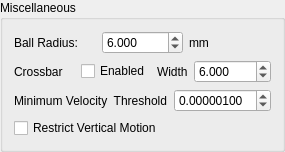
         <widget class="QGroupBox" name="groupBox_8">
          <property name="title">
           <string>Miscellaneous</string>
          </property>
          <layout class="QVBoxLayout" name="verticalLayout_23">
           <item>
            <layout class="QHBoxLayout" name="horizontalLayout_55" stretch="0,0,0">
             <item>
              <widget class="QLabel" name="label_33">
               <property name="text">
                <string>Ball Radius:</string>
               </property>
              </widget>
             </item>
             <item>
              <widget class="QDoubleSpinBox" name="ballRadiusBox">
               <property name="decimals">
                <number>3</number>
               </property>
               <property name="maximum">
                <double>1524.000000000000000</double>
               </property>
               <property name="value">
                <double>6.000000000000000</double>
               </property>
              </widget>
             </item>
             <item>
              <widget class="QLabel" name="label_54">
               <property name="sizePolicy">
                <sizepolicy hsizetype="Preferred" vsizetype="Preferred">
                 <horstretch>0</horstretch>
                 <verstretch>0</verstretch>
                </sizepolicy>
               </property>
               <property name="text">
                <string>mm</string>
               </property>
              </widget>
             </item>
            </layout>
           </item>
           <item>
            <layout class="QHBoxLayout" name="horizontalLayout_28" stretch="0,0,0,0">
             <item>
              <widget class="QLabel" name="label_15">
               <property name="sizePolicy">
                <sizepolicy hsizetype="Expanding" vsizetype="Preferred">
                 <horstretch>0</horstretch>
                 <verstretch>0</verstretch>
                </sizepolicy>
               </property>
               <property name="text">
                <string>Crossbar</string>
               </property>
              </widget>
             </item>
             <item>
              <widget class="QCheckBox" name="crossbarEnabledCheckBox">
               <property name="sizePolicy">
                <sizepolicy hsizetype="MinimumExpanding" vsizetype="Fixed">
                 <horstretch>0</horstretch>
                 <verstretch>0</verstretch>
                </sizepolicy>
               </property>
               <property name="text">
                <string>Enabled</string>
               </property>
              </widget>
             </item>
             <item>
              <widget class="QLabel" name="label_34">
               <property name="sizePolicy">
                <sizepolicy hsizetype="Preferred" vsizetype="Preferred">
                 <horstretch>0</horstretch>
                 <verstretch>0</verstretch>
                </sizepolicy>
               </property>
               <property name="text">
                <string>Width</string>
               </property>
              </widget>
             </item>
             <item>
              <widget class="QDoubleSpinBox" name="crossbarWidthSpinBox">
               <property name="sizePolicy">
                <sizepolicy hsizetype="MinimumExpanding" vsizetype="Fixed">
                 <horstretch>0</horstretch>
                 <verstretch>0</verstretch>
                </sizepolicy>
               </property>
               <property name="decimals">
                <number>3</number>
               </property>
               <property name="maximum">
                <double>1524.000000000000000</double>
               </property>
               <property name="value">
                <double>6.000000000000000</double>
               </property>
              </widget>
             </item>
            </layout>
           </item>
           <item>
            <layout class="QHBoxLayout" name="horizontalLayout_65">
             <item>
              <widget class="QLabel" name="label_35">
               <property name="text">
                <string>Minimum Velocity  Threshold</string>
               </property>
              </widget>
             </item>
             <item>
              <widget class="QDoubleSpinBox" name="minimumVelocityThreshold">
               <property name="toolTip">
                <string>Velocity below this value is treated as 0, i.e., no movement. Use to filter noisy input</string>
               </property>
               <property name="decimals">
                <number>8</number>
               </property>
               <property name="value">
                <double>0.000001000000000</double>
               </property>
              </widget>
             </item>
            </layout>
           </item>
           <item>
            <widget class="QCheckBox" name="restrictVerticalMotion">
             <property name="text">
              <string>Restrict Vertical Motion</string>
             </property>
            </widget>
           </item>
          </layout>
         </widget>
